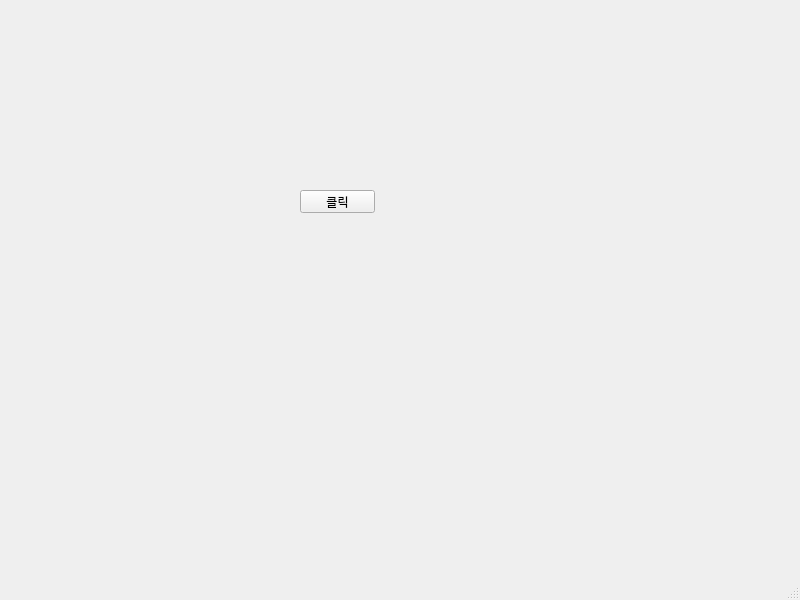
<?xml version="1.0" encoding="UTF-8"?>
<ui version="4.0">
 <class>MainWindow</class>
 <widget class="QMainWindow" name="MainWindow">
  <property name="geometry">
   <rect>
    <x>0</x>
    <y>0</y>
    <width>800</width>
    <height>600</height>
   </rect>
  </property>
  <property name="windowTitle">
   <string>MainWindow</string>
  </property>
  <widget class="QWidget" name="centralwidget">
   <widget class="QPushButton" name="pushButton">
    <property name="geometry">
     <rect>
      <x>300</x>
      <y>190</y>
      <width>75</width>
      <height>23</height>
     </rect>
    </property>
    <property name="text">
     <string>클릭</string>
    </property>
   </widget>
  </widget>
  <widget class="QMenuBar" name="menubar">
   <property name="geometry">
    <rect>
     <x>0</x>
     <y>0</y>
     <width>800</width>
     <height>21</height>
    </rect>
   </property>
  </widget>
  <widget class="QStatusBar" name="statusbar"/>
 </widget>
 <resources/>
 <connections/>
</ui>
